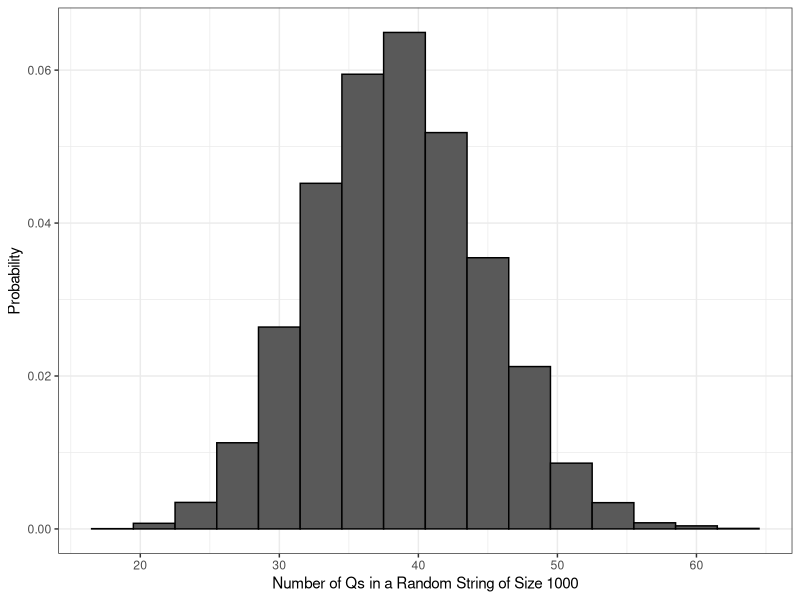

Write R code to recreate this figure.
## ---- chunk 1
library(tidyverse)
theme_set(theme_minimal(base_size = 16))
knitr::opts_chunk$set(comment=NA, fig.width=7, fig.height=5, 
                      fig.align = 'center', out.width = 600,
                      message=FALSE, warning=FALSE, echo=TRUE)
set.seed(42)
## ---- chunk 2
x <- c(1,2,3,4)

# this works too
x <- 1:4
## ---- chunk 3
sum(x)
## ---- chunk 4
coin_outcomes <- c('Heads', 'Tails')

sample(coin_outcomes, size = 1)

sample(coin_outcomes, size = 1)

sample(coin_outcomes, size = 30, replace = TRUE)
## ---- chunk 5
sample(LETTERS, size = 5, replace = TRUE)
## ---- chunk 6
add_one <- function(x, y = 1){
  x + y + 1
}

add_one(x = 1, y = 2)

add_one(1)
## ---- chunk 7
flip_coin <- function(N = 100){
  # specify the sample space of outcomes
  coin_outcomes <- c('Heads', 'Tails')
  
  # return a vector of N random coin flips
  sample(coin_outcomes,
         size = N,
         replace = TRUE)
}

flip_coin(N = 8)
## ---- chunk 8
fraction_heads <- function(N){
  
  # flip the coin N times, assign to 'flips' vector
  flips <- flip_coin(N)
  
  # return the number of heads divided by number of flips
  sum(flips == 'Heads') / N
}
## ---- chunk 9
fraction_heads(N = 100)
## ---- chunk 10
draw_n_letters <- function(num_letters = 5){
  sample(LETTERS, size = num_letters, replace = TRUE)
}

draw_n_letters(num_letters = 10)
## ---- chunk 11
count_Q <- function(num_letters = 5){
  
  # draw n letters
  sample_letters <- draw_n_letters(num_letters)
  
  # return the number of Q's
  sum(sample_letters == 'Q')
}

count_Q(100)
## ---- chunk 12
replicate(5, draw_n_letters(10))

rep(1:20, each = 2)

rep(1:20, times = 2)

## ---- chunk 13
Q <- replicate(10000, count_Q(1000))

tibble(Q) %>% 
  ggplot() +
  geom_histogram(aes(x=Q, y = ..density..), color = 'black', binwidth = 3) +
  labs(x = 'Number of Qs in a Random String of Size 1000',
       y = 'Probability') +
  theme_bw()
